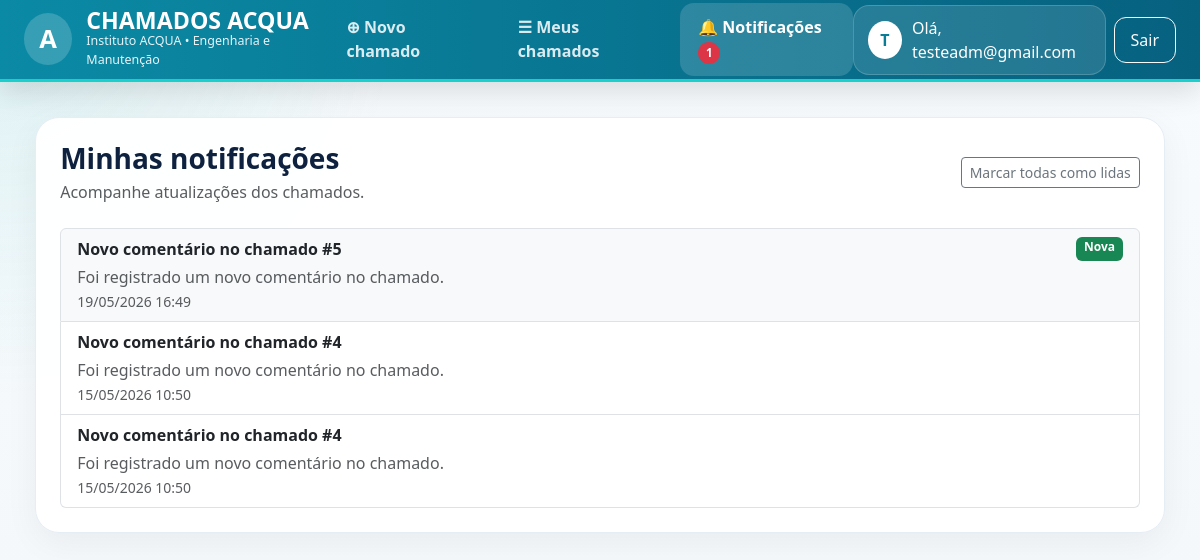
The page /notificacoes/ (signed in) on the database its author committed.
### chamados/models.py (models this page shows, shortened)
class Notificacao(models.Model):
    TIPO_NOVO_CHAMADO = "NOVO_CHAMADO"
    TIPO_STATUS = "STATUS"
    TIPO_COMENTARIO_ADMIN = "COMENTARIO_ADMIN"
    TIPO_COMENTARIO_COLAB = "COMENTARIO_COLAB"
    TIPOS = [
        (TIPO_NOVO_CHAMADO, "Novo chamado"),
        (TIPO_STATUS, "Alteração de status"),
        (TIPO_COMENTARIO_ADMIN, "Comentário da equipe"),
        (TIPO_COMENTARIO_COLAB, "Comentário do solicitante"),
    ]
    destinatario = models.ForeignKey(
        settings.AUTH_USER_MODEL,
        on_delete=models.CASCADE,
        related_name="notificacoes",
    )
    titulo = models.CharField(max_length=200)
    mensagem = models.TextField(blank=True, default="")
    chamado = models.ForeignKey(
        "Chamado",
        on_delete=models.CASCADE,
        null=True,
        blank=True,
        related_name="notificacoes",
    )
    tipo = models.CharField(max_length=30, choices=TIPOS, default=TIPO_STATUS)
    lida = models.BooleanField(default=False)
    criada_em = models.DateTimeField(auto_now_add=True)
    class Meta:
        ordering = ["-criada_em"]
        verbose_name = "Notificação"
        verbose_name_plural = "Notificações"

### chamados/views.py (the view)
# urls.py: path("notificacoes/", views.minhas_notificacoes, name="notificacoes"),
@login_required
def minhas_notificacoes(request: HttpRequest) -> HttpResponse:
    lista = (
        Notificacao.objects.filter(destinatario=request.user)
        .select_related("chamado")
        .order_by("-criada_em")[:200]
    )
    if request.method == "POST" and request.POST.get("marcar_todas_lidas"):
        Notificacao.objects.filter(destinatario=request.user, lida=False).update(lida=True)
        messages.success(request, "Todas as notificações foram marcadas como lidas.")
        return redirect("chamados:notificacoes")
    return render(request, "chamados/notificacoes.html", {"notificacoes": lista})

### chamados/context_processors.py (called while the page is built)
def notificacoes_nao_lidas(request):
    if not request.user.is_authenticated:
        return {"notificacoes_nao_lidas_count": 0}
    count = Notificacao.objects.filter(
        destinatario=request.user,
        lida=False
    ).count()
    return {"notificacoes_nao_lidas_count": count}

### chamados/templates/chamados/notificacoes.html (shortened to what this page needs)
{% extends "chamados/base.html" %}
{% block content %}
<div class="content-card p-4">
  <div class="d-flex justify-content-between align-items-center mb-4">
    <div>
      <h3 class="fw-bold mb-1">Minhas notificações</h3>
      <p class="text-muted mb-0">Acompanhe atualizações dos chamados.</p>
    </div>
    <form method="post">
      <button type="submit" name="marcar_todas_lidas" value="1" class="btn btn-outline-secondary btn-sm">
        Marcar todas como lidas
      </button>
    </form>
  </div>
  {% if notificacoes %}
    <div class="list-group">
      {% for notificacao in notificacoes %}
        <a
          href="{% url 'chamados:marcar_notificacao_lida' notificacao.id %}"
          class="list-group-item list-group-item-action {% if not notificacao.lida %}bg-light{% endif %}"
        >
          <div class="d-flex justify-content-between">
            <strong>{{ notificacao.titulo }}</strong>
            {% if not notificacao.lida %}
              <span class="badge bg-success">Nova</span>
            {% endif %}
          </div>
          <div class="text-muted mt-1">
            {{ notificacao.mensagem }}
          </div>
          <small class="text-muted">
            {{ notificacao.criada_em|date:"d/m/Y H:i" }}
          </small>
        </a>
      {% endfor %}
    </div>
  {% else %}
    <div class="alert alert-info mb-0">
      Você ainda não possui notificações.
    </div>
  {% endif %}
</div>
{% endblock %}

### chamados/templates/chamados/base.html (shortened to what this page needs)
<!doctype html>
<html lang="pt-br">
  <head>
    <link
      href="https://cdn.jsdelivr.net/npm/bootstrap@5.3.3/dist/css/bootstrap.min.css"
      rel="stylesheet"
    />
  </head>
  <body>
    <header class="topbar">
      <div class="container-fluid px-4 h-100">
        <div class="topbar-flex d-flex justify-content-between align-items-center h-100">
          <a href="{% url 'chamados:meus_chamados' %}" class="brand-wrapper">
            <div class="brand-icon">
              A
            </div>
            <div>
              <div class="brand-title">
                CHAMADOS ACQUA
              </div>
              <div class="brand-subtitle">
                Instituto ACQUA • Engenharia e Manutenção
              </div>
            </div>
          </a>
          {% if user.is_authenticated %}
            <nav class="nav-custom">
              <a
                class="{% if request.resolver_match.url_name == 'novo_chamado' %}active{% endif %}"
                href="{% url 'chamados:novo_chamado' %}"
              >
                ⊕ Novo chamado
              </a>
              <a
                class="{% if request.resolver_match.url_name == 'meus_chamados' %}active{% endif %}"
                href="{% url 'chamados:meus_chamados' %}"
              >
                ☰ Meus chamados
              </a>
              <a
                class="{% if request.resolver_match.url_name == 'notificacoes' %}active{% endif %}"
                href="{% url 'chamados:notificacoes' %}"
              >
                🔔 Notificações
                {% if notificacoes_nao_lidas_count > 0 %}
                  <span class="badge rounded-pill bg-danger notification-dot">
                    {{ notificacoes_nao_lidas_count }}
                  </span>
                {% endif %}
              </a>
            </nav>
            <div class="d-flex align-items-center gap-2">
              <div class="user-box">
                <div class="avatar-user">
                  {{ user.username|slice:":1"|upper }}
                </div>
                <span>
                  Olá, {{ user.get_full_name|default:user.username }}
                </span>
              </div>
              <form method="post" action="{% url 'chamados:logout' %}">
                <button type="submit" class="btn btn-outline-light logout-btn">
                  Sair
                </button>
              </form>
            </div>
          {% endif %}
        </div>
      </div>
    </header>
    <main class="main-wrapper">
      {% block content %}
      {% endblock %}
    </main>
  </body>
</html>

### chamados/templates/chamados/base.html (style rules this page uses)
:root { --acqua-primary: #0b7c95; --acqua-primary-2: #11b3b5; --acqua-dark: #0e223f; --acqua-text: #5d6b82; --acqua-bg: #f4f8fb; --acqua-border: #e5edf5; }
* { transition: all 0.25s ease; }
body { margin: 0; background: radial-gradient(circle at top left, rgba(17, 179, 181, 0.12), transparent 30%), linear-gradient(180deg, #f8fbfd 0%, var(--acqua-bg) 100%); font-family: "Segoe UI", sans-serif; color: var(--acqua-dark); }
.topbar { height: 82px; background: linear-gradient(90deg, #0b8aa5, #06617f); border-bottom: 3px solid #18d1ca; box-shadow: 0 10px 28px rgba(0,0,0,0.12); }
.brand-wrapper { display: flex; align-items: center; gap: 14px; text-decoration: none; color: #fff; }
.brand-icon { width: 52px; height: 52px; border-radius: 50%; background: rgba(255,255,255,0.18); display: flex; align-items: center; justify-content: center; font-size: 1.6rem; font-weight: 800; }
.brand-title { font-size: 1.45rem; font-weight: 800; line-height: 1; }
.brand-subtitle { font-size: 0.78rem; opacity: 0.9; }
.nav-custom { display: flex; align-items: center; gap: 10px; }
.nav-custom a { color: rgba(255,255,255,0.85); text-decoration: none; font-weight: 700; padding: 12px 18px; border-radius: 14px; }
.nav-custom .active { background: rgba(255,255,255,0.15); color: #fff; }
.user-box { display: flex; align-items: center; gap: 10px; background: rgba(255,255,255,0.12); border: 1px solid rgba(255,255,255,0.18); border-radius: 16px; padding: 10px 14px; color: #fff; }
.avatar-user { width: 38px; height: 38px; border-radius: 50%; background: #fff; color: var(--acqua-primary); display: flex; align-items: center; justify-content: center; font-weight: 800; }
.logout-btn { border-radius: 12px; padding: 10px 16px; }
.main-wrapper { max-width: 1450px; margin: auto; padding: 2.2rem; }
.content-card { background: rgba(255,255,255,0.96); border: 1px solid var(--acqua-border); border-radius: 24px; box-shadow: 0 10px 34px rgba(0,0,0,0.05); }
.notification-dot { min-width: 22px; height: 22px; display: inline-flex; align-items: center; justify-content: center; font-size: 0.72rem; }

### rows shown on the page
Notificacao: titulo "Novo comentário no chamado #5", lida "Nova", mensagem "Foi registrado um novo comentário no chamado.", criada_em "19/05/2026 16:49"
Notificacao: titulo "Novo comentário no chamado #4", mensagem "Foi registrado um novo comentário no chamado.", criada_em "15/05/2026 10:50"
Notificacao: titulo "Novo comentário no chamado #4", mensagem "Foi registrado um novo comentário no chamado.", criada_em "15/05/2026 10:50"

### other values the page prints
{{ notificacoes_nao_lidas_count }} "1"
{{ user.username|slice:":1"|upper }} "T"
{{ user.get_full_name|default:user.username }} "testeadm@gmail.com"
